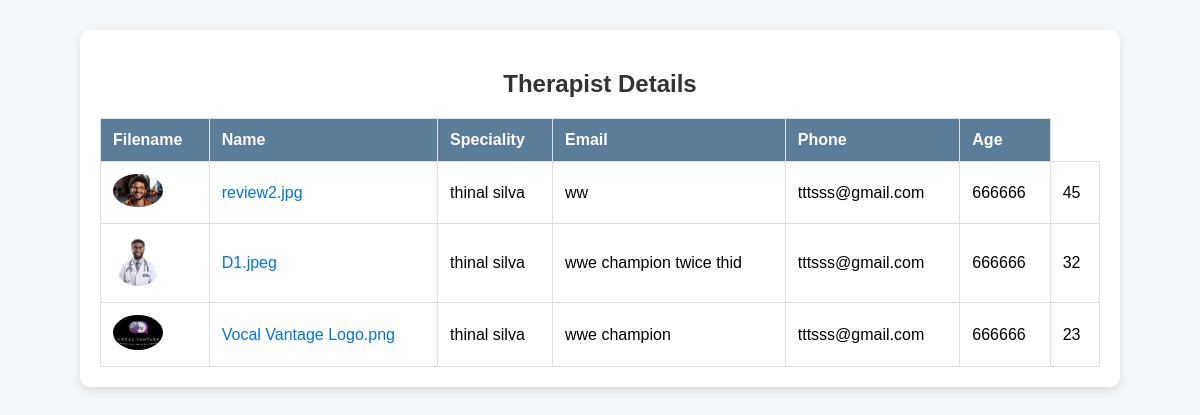
The app's page /Patient/therapist_list.php with its own data.
### tables this page shows
CREATE TABLE IF NOT EXISTS `personal_info` (
  `id` int NOT NULL AUTO_INCREMENT,
  `filename` varchar(255) NOT NULL,
  `name` varchar(50) NOT NULL,
  `speaciality` varchar(200) NOT NULL,
  `email` varchar(20) NOT NULL,
  `phone_number` int NOT NULL,
  `age` int NOT NULL,
  PRIMARY KEY (`id`)
);

### Patient/therapist_list.php (the view, shortened to what this page needs)
<?php
$connect = mysqli_connect("localhost", "root", "", "vocal_vantage");
$query = "SELECT * FROM personal_info";
$result = mysqli_query($connect, $query);
?>
<!DOCTYPE html>
<html lang="en">
<head>
</head>
<body>
<div class="container">
    <h2>Therapist Details </h2>
    <?php if (mysqli_num_rows($result) > 0): ?>
        <table>
            <thead>
            <tr>
                <th>Filename</th>
                <th>Name</th>
                <th>Speciality</th>
                <th>Email</th>
                <th>Phone</th>
                <th>Age</th>
            </tr>
            </thead>
            <tbody>
            <?php while ($row = mysqli_fetch_assoc($result)): ?>
                <tr>
                    <td>
                        <img src="../therapist/files/<?php echo htmlspecialchars($row['filename']); ?>"
                             alt="Profile Image">
                    </td>
                    <td>
                        <a href="../therapist/files/<?php echo htmlspecialchars($row['filename']); ?>" target="_blank">
                            <?php echo htmlspecialchars($row['filename']); ?>
                        </a>
                    <td><?php echo htmlspecialchars($row['name']); ?></td>
                    <td><?php echo htmlspecialchars($row['speaciality']); ?></td>
                    <td><?php echo htmlspecialchars($row['email']); ?></td>
                    <td><?php echo htmlspecialchars($row['phone_number']); ?></td>
                    <td><?php echo htmlspecialchars($row['age']); ?></td>
                </tr>
            <?php endwhile; ?>
            </tbody>
        </table>
    <?php else: ?>
        <p>No records found.</p>
    <?php endif; ?>
</div>
</body>
</html>

### Patient/therapist_list.php (style rules this page uses)
body { font-family: Arial, sans-serif; background-color: #f4f7f9; margin: 0; padding: 0; }
.container { max-width: 1000px; margin: 30px auto; padding: 20px; background: #fff; border-radius: 10px; box-shadow: 0 4px 10px rgba(0, 0, 0, 0.1); }
h2 { text-align: center; color: #333; }
table { width: 100%; border-collapse: collapse; margin-top: 20px; }
th, td { text-align: left; padding: 12px; border: 1px solid #ddd; }
td img { max-width: 50px; border-radius: 50%; }
th { background-color: #5a7d9a; color: white; }
td a { text-decoration: none; color: #0073e6; }

### records on screen
personal_info: filename (picture), filename "review2.jpg", name "thinal silva", speaciality "ww", email "tttsss@gmail.com", phone_number "666666", age "45"
personal_info: filename (picture), filename "D1.jpeg", name "thinal silva", speaciality "wwe champion twice thid", email "tttsss@gmail.com", phone_number "666666", age "32"
personal_info: filename (picture), filename "Vocal Vantage Logo.png", name "thinal silva", speaciality "wwe champion", email "tttsss@gmail.com", phone_number "666666", age "23"
